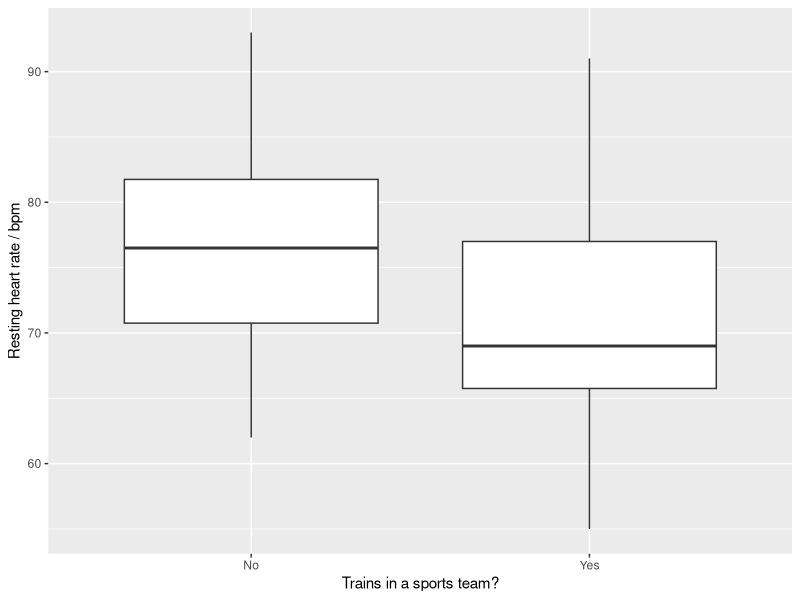
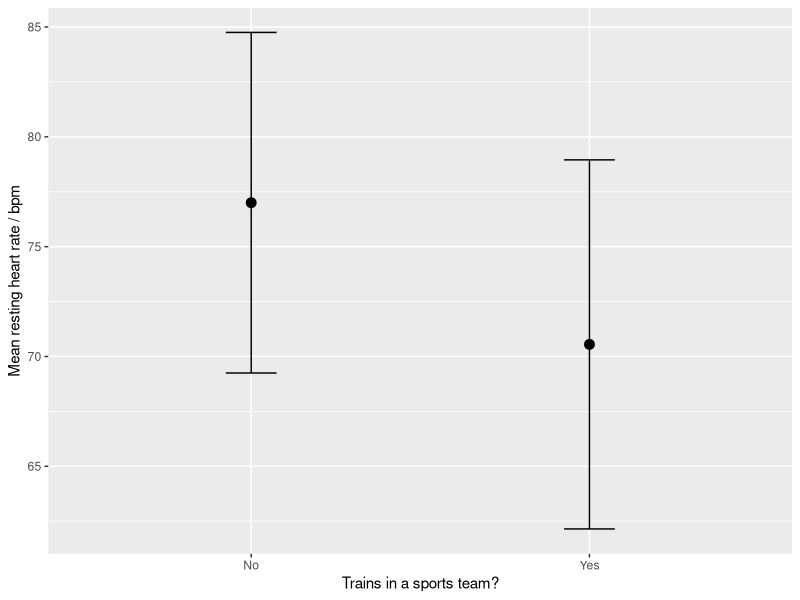
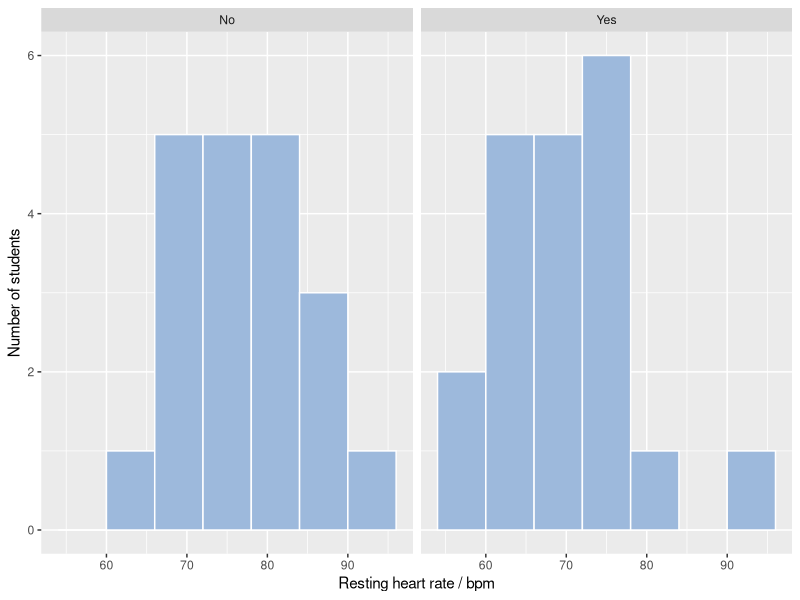
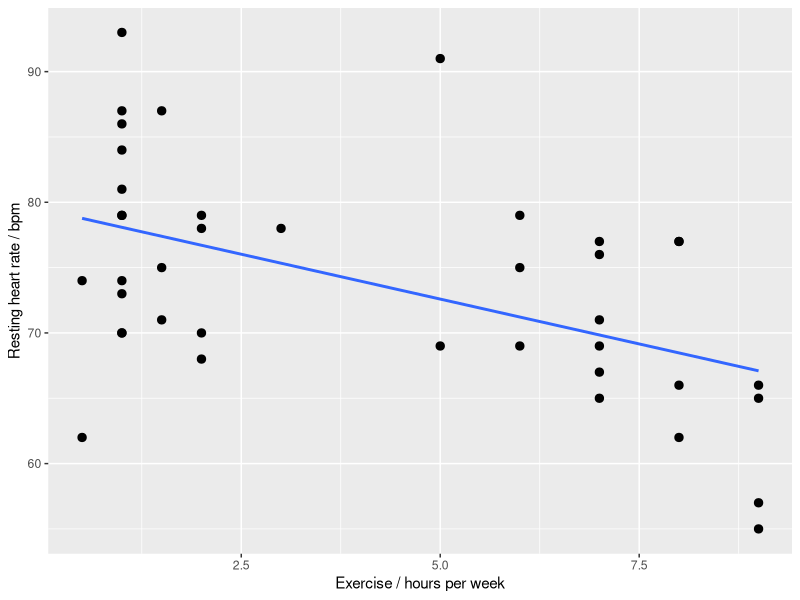
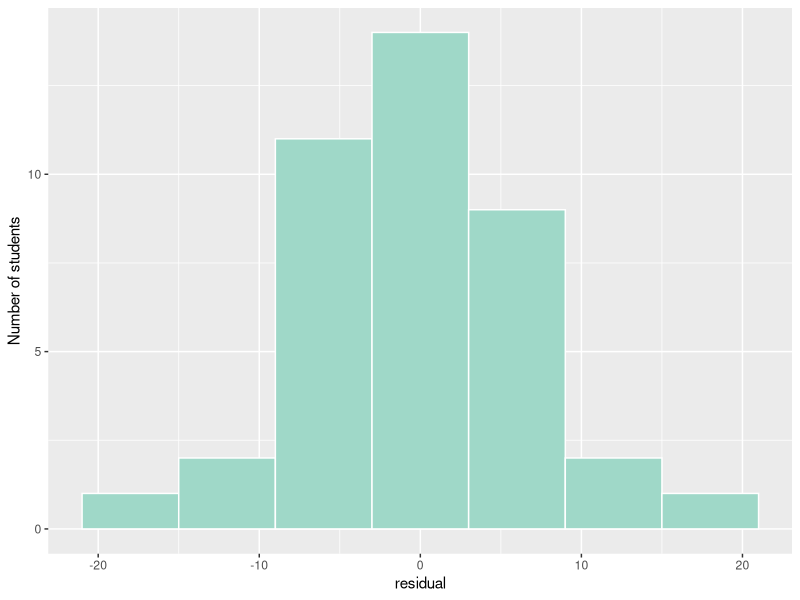
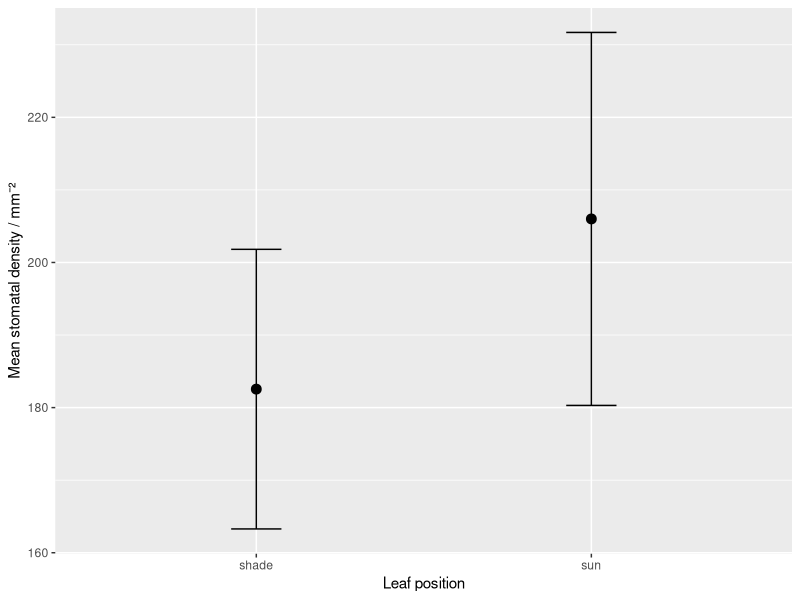
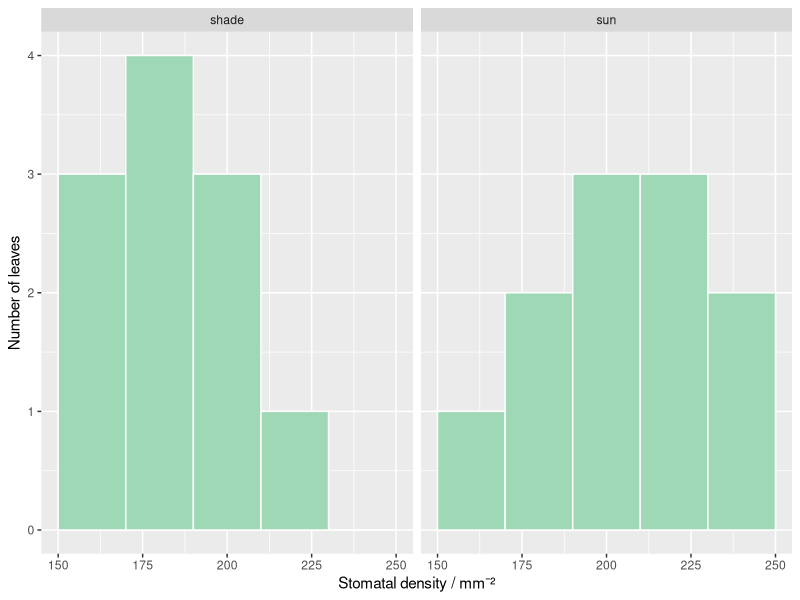

Here is the R script that generated these plots, in order:
# ============================================================
# Statistics in R · IB Biology · Learn R
# https://nlcsbiology.com/learn-r/ib.html
# Dr Daniel Mompel Riera · CC BY-NC-SA 4.0
#
# The whole course as one script: the data, and the answer to every exercise,
# stage by stage, with the result you should get. The data are INVENTED, for learning.
#
# In RStudio: File > Open File..., choose this file, then
#   run one line:  put the cursor on it and press Ctrl + Enter (Mac: Cmd + Enter)
#   run it all:    Ctrl + Shift + Enter (Mac: Cmd + Shift + Enter), "Source with Echo"
# ============================================================

# The first time only, this installs the packages (a few minutes: wait for the > prompt).
if (!requireNamespace("dplyr", quietly = TRUE)) install.packages("dplyr")
if (!requireNamespace("ggplot2", quietly = TRUE)) install.packages("ggplot2")
library(dplyr)
library(ggplot2)

# ---- The data ----------------------------------------------------------------
# students: an invented class of 40. stomata_raw: an invented class spreadsheet, mistakes included.
students <- data.frame(
  id = 1:40,
  trains = factor(c("No", "No", "Yes", "Yes", "No", "Yes", "No", "Yes", "No", "No", "No", "No", "No", "Yes", "Yes", "No", "Yes", "No", "Yes", "Yes", "No", "No", "Yes", "No", "Yes", "Yes", "Yes", "No", "Yes", "No", "No", "Yes", "No", "Yes", "Yes", "No", "Yes", "No", "Yes", "Yes"), levels = c("No", "Yes")),
  exercise_h = c(2, 1, 9, 8, 1, 6, 1, 8, 0.5, 1, 1, 1.5, 1, 6, 6, 1, 9, 0.5, 7, 8, 1, 2, 5, 2, 7, 5, 9, 1, 7, 1.5, 1, 9, 1, 3, 7, 2, 7, 1.5, 8, 7),
  resting_hr = c(68, 87, 57, 66, 81, 79, 73, 77, 74, 74, 84, 71, 79, 75, 69, 79, 55, 62, 69, 77, 93, 70, 69, 78, 77, 91, 66, 70, 67, 75, 86, 65, 70, 78, 65, 79, 76, 87, 62, 71),
  abo = factor(c("A", "A", "B", "A", "A", "AB", "B", "B", "B", "AB", "O", "A", "O", "O", "A", "AB", "A", "B", "O", "O", "O", "O", "A", "O", "B", "A", "AB", "B", "O", "O", "A", "B", "O", "B", "A", "B", "A", "B", "A", "A"), levels = c("O", "A", "B", "AB"))
)
stomata_raw <- data.frame(
  leaf_id = 1:24,
  leaf = c("sun", "Shade", "sun", "shade", "SUN ", "shade", "Sun", "shade", "sun", " shade", "sun", "Shade", "sun", "shade", "Sun", "shade", "SUN ", "Shade", "sun", "shade", "Sun", " shade", "sun", "shade"),
  density_mm2 = c(198, 192, 204, 151, 1980, 173, 215, 184, 186, NA, 242, 159, 237, 202, 225, 169, 220, 201, 177, 188, 205, 175, 157, 214),
  note = c("", "", "", "", "", "", "", "", "", "leaf torn: not counted", "", "", "", "", "", "", "", "", "", "", "", "", "", ""),
  stringsAsFactors = FALSE
)

# ==== Stage 1 · R in ten minutes ==============================================================

# ---- Your turn · R as a calculator
(72 + 75 + 78) / 3
# You should get: 75 bpm. The brackets make R add first, then divide.

# ---- Your turn · a function
pulse <- c(72, 75, 78)
pulse
mean(pulse)
# You should get: mean() is a function: its name, then brackets round what it works on.

# ---- Your turn · a column
head(students)
nrow(students)
students$resting_hr
mean(students$resting_hr)
# You should get: 73.775 bpm: the mean resting heart rate of all 40 students.

# ==== Stage 2 · The middle of your data =======================================================

# ---- Your turn · one extreme value
six <- c(68, 87, 81, 73, 74, 74)
mean(six)
median(six)
seven <- c(68, 87, 81, 73, 74, 74, 112)
mean(seven)
median(seven)
# You should get: The mean rose from 76.2 to 81.3 bpm. The median stayed at 74 bpm.

# ---- Your turn · each group
students %>%
  group_by(trains) %>%
  summarise(mean = mean(resting_hr), median = median(resting_hr))
# You should get: No training: mean 77.0, median 76.5 bpm. Training: mean 70.55, median 69.0 bpm. In
# each group the mean and median are close: no extreme values pull them apart.

# ---- Your turn · the mode
table(students$abo)
names(which.max(table(students$abo)))
# You should get: The mode is A: 14 of the 40 students.

# ==== Stage 3 · Look before you test ==========================================================

# ---- Your turn · the fence
no_train <- students$resting_hr[students$trains == "No"]
readings <- c(no_train, 112)
quantile(readings)
IQR(readings)
quantile(readings, 0.75) + 1.5 * IQR(readings)
# You should get: 103.5 bpm. 112 is above it, so it is an outlier.

# ---- Your turn · box plots of both groups
ggplot(students, aes(x = trains, y = resting_hr)) +
  geom_boxplot() +
  labs(x = "Trains in a sports team?", y = "Resting heart rate / bpm")
# You should get: Every axis needs a label with its unit. Neither group has an outlier: the reading
# after PE is not in the table.

# ==== Stage 4 · Spread: the normal distribution and SD ========================================

# ---- Your turn · SD of each group
students %>%
  group_by(trains) %>%
  summarise(mean = mean(resting_hr), sd = sd(resting_hr), n = n())
# You should get: No training: 77.0 ± 7.75 bpm. Training: 70.55 ± 8.40 bpm. n = 20 in each. The
# spreads are similar.

# ---- Your turn · SD as error bars
summary_hr <- students %>%
  group_by(trains) %>%
  summarise(mean = mean(resting_hr), sd = sd(resting_hr))

ggplot(summary_hr, aes(x = trains, y = mean)) +
  geom_point(size = 3) +
  geom_errorbar(aes(ymin = mean - sd, ymax = mean + sd), width = 0.15) +
  labs(x = "Trains in a sports team?", y = "Mean resting heart rate / bpm")
# You should get: Each bar now runs from mean − 1 SD to mean + 1 SD. In your caption, say what the
# bars show: “error bars = ± 1 SD (n = 20)”.

# ==== Stage 5 · How sure is the mean? SE ======================================================

# ---- Your turn · the SE
no_train <- students$resting_hr[students$trains == "No"]
sd(no_train)
length(no_train)
sd(no_train) / sqrt(length(no_train))
# You should get: SE = 1.73 bpm. The SD was 7.75 bpm: √20 is about 4.5, so the SE is about a quarter
# of the SD.

# ==== Stage 6 · Is it real, or is it chance? ==================================================

# ---- Your turn
binom.test(80, 100)
# You should get: For 80 heads, p = 1.116e-09. That is 0.000000001116: far below 0.05, so you reject
# H₀.

# ==== Stage 7 · Which test? ===================================================================

# ---- Your turn · check each group on its own
ggplot(students, aes(x = resting_hr)) +
  geom_histogram(binwidth = 6, boundary = 54, fill = "#9DB9DC", colour = "white") +
  labs(x = "Resting heart rate / bpm", y = "Number of students") +
  facet_wrap(~ trains)
# You should get: One histogram for each group, and each is roughly a bell shape, so the t-test can
# be used. The t-test compares each value with the mean of its own group: that is why you check each
# group on its own.

# ==== Stage 8 · The t-test ====================================================================

# ---- Your turn · the t-test in R
tapply(students$resting_hr, students$trains, mean)
t.test(resting_hr ~ trains, data = students)
# You should get: “Welch Two Sample t-test”: t = 2.52, df = 37.8, p = 0.016.

# ==== Stage 9 · The χ² test ===================================================================

# ---- Your turn · χ² in R
quadrats <- matrix(c(57, 9, 7, 27), nrow = 2,
  dimnames = list(moss = c("present", "absent"),
                  heather = c("present", "absent")))
quadrats
chisq.test(quadrats, correct = FALSE)
# You should get: χ² = 42.1, df = 1, p = 8.5e-11. The hand calculation, with E rounded to 1 d.p.,
# gave 42.4: the same decision.

# ---- Your turn · the expected counts
quadrats <- matrix(c(57, 9, 7, 27), nrow = 2,
  dimnames = list(moss = c("present", "absent"),
                  heather = c("present", "absent")))
test <- chisq.test(quadrats, correct = FALSE)
test$expected
# You should get: 42.24, 23.76, 21.76 and 12.24: every expected count is at least 5, so the test is
# valid.

# ---- Your turn · a new, imagined survey
survey <- matrix(c(12, 48, 30, 10), nrow = 2,
  dimnames = list(bracken = c("present", "absent"),
                  heather = c("present", "absent")))
survey
test <- chisq.test(survey, correct = FALSE)
test
test$expected

# ==== Stage 10 · Correlation and R² ===========================================================

# ---- Your turn · the line of best fit
ggplot(students, aes(x = exercise_h, y = resting_hr)) +
  geom_point(size = 2.5) +
  labs(x = "Exercise / hours per week", y = "Resting heart rate / bpm") +
  geom_smooth(method = "lm", formula = y ~ x, se = FALSE)
# You should get: A straight line of best fit, from a fitted equation. Only for a line like this may
# you report R².

# ---- Your turn · R²
model <- lm(resting_hr ~ exercise_h, data = students)
coef(model)
summary(model)$r.squared
# You should get: R² = 0.25. And r² = (−0.504)² = 0.254: for a straight line, R² is r squared.

# ---- Your turn · check the residuals
model <- lm(resting_hr ~ exercise_h, data = students)
d <- data.frame(heart_rate = students$resting_hr, residual = resid(model))

ggplot(d, aes(x = residual)) +
  geom_histogram(binwidth = 6, fill = "#9FD8C8", colour = "white") +
  labs(y = "Number of students")
# You should get: The residuals form one rough bell shape around 0, and on the scatter graph the
# points spread roughly evenly along the line: Pearson’s r and its p-value can be used. Far from a
# bell? Use Spearman’s rank correlation (beyond the IB guide).

# ---- Your turn · r and its p-value
cor.test(students$exercise_h, students$resting_hr)
# You should get: r = −0.50, p = 0.00091: a significant negative correlation.

# ==== Stage 11 · Put it together ==============================================================

# ---- Step 1 · Look before you fix
table(stomata_raw$leaf)
summary(stomata_raw$density_mm2)
stomata_raw[stomata_raw$note != "", ]

# ---- Step 2 · Fix the labels
stomata <- stomata_raw
stomata$leaf <- tolower(trimws(stomata$leaf))
table(stomata$leaf)
# You should get: Two labels now: shade 12, sun 12.

# ---- Step 3 · Remove what cannot be used
stomata <- stomata_raw
stomata$leaf <- tolower(trimws(stomata$leaf))
stomata <- stomata %>%
  filter(!is.na(density_mm2), density_mm2 < 500)
nrow(stomata)
# You should get: 22 leaves: 11 sun, 11 shade. In the method, say why two leaves were left out: one
# was torn and not counted; 1980 per mm² is about ten times any other count, most likely a typing
# error, and the true count was not recorded.

# ---- Step 4 · Describe each group
stomata <- stomata_raw
stomata$leaf <- tolower(trimws(stomata$leaf))
stomata <- stomata %>% filter(!is.na(density_mm2), density_mm2 < 500)

stomata %>%
  group_by(leaf) %>%
  summarise(mean = mean(density_mm2), sd = sd(density_mm2), n = n())
# You should get: Sun: 206.0 ± 25.7 stomata per mm² (n = 11). Shade: 182.5 ± 19.3 (n = 11).

# ---- Step 5 · The graph
stomata <- stomata_raw
stomata$leaf <- tolower(trimws(stomata$leaf))
stomata <- stomata %>% filter(!is.na(density_mm2), density_mm2 < 500)
s <- stomata %>% group_by(leaf) %>%
  summarise(mean = mean(density_mm2), sd = sd(density_mm2))

ggplot(s, aes(x = leaf, y = mean)) +
  geom_point(size = 3) +
  geom_errorbar(aes(ymin = mean - sd, ymax = mean + sd), width = 0.15) +
  labs(x = "Leaf position", y = "Mean stomatal density / mm⁻²")
# You should get: Caption it: “Figure 1. Dot plot showing the effect of leaf position (sun or shade)
# on the mean stomatal density (n = 11; error bars = ± 1 SD).”

# ---- Step 6 · Check each group on its own
stomata <- stomata_raw
stomata$leaf <- tolower(trimws(stomata$leaf))
stomata <- stomata %>% filter(!is.na(density_mm2), density_mm2 < 500)

ggplot(stomata, aes(x = density_mm2)) +
  geom_histogram(binwidth = 20, boundary = 150, fill = "#9FD8B5", colour = "white") +
  labs(x = "Stomatal density / mm⁻²", y = "Number of leaves") +
  facet_wrap(~ leaf)
# You should get: One histogram for each group. With 11 leaves in a group a histogram is lumpy, so
# this is only a rough check: neither group is far from a bell shape (no long tail, no second peak),
# so Welch’s t-test can be used. (A group far from a bell shape: the Mann–Whitney U test, beyond the
# IB guide.)

# ---- Step 7 · The test
stomata <- stomata_raw
stomata$leaf <- tolower(trimws(stomata$leaf))
stomata <- stomata %>% filter(!is.na(density_mm2), density_mm2 < 500)
t.test(density_mm2 ~ leaf, data = stomata)
# You should get: t = −2.42, df = 18.5, p = 0.026. (t is negative only because R takes shade − sun:
# shade comes first in the alphabet.)

# ==== Your own data ==========================================================
# One row for each measurement, one column for each variable, short column names with no spaces.
# Save the spreadsheet as a .csv file, then remove the # at the start of these lines:
# my_data <- read.csv(file.choose())   # a window opens: choose your .csv file
# head(my_data)                        # the first six rows
# str(my_data)                         # each column: numbers (num, int) or text (chr)?
